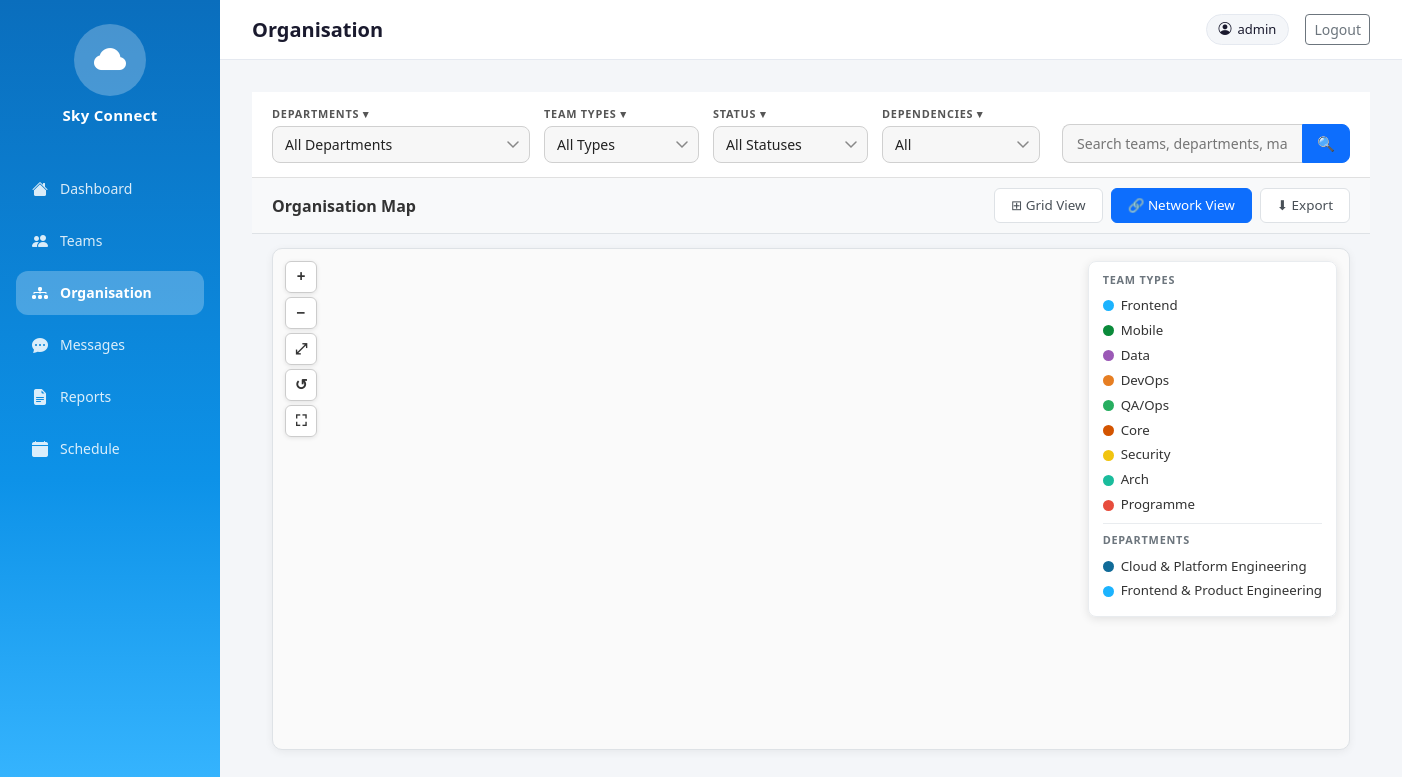
The app's page /organisation/ (signed in) with its own data.
### organisation/models.py (models this page shows, shortened)
class TeamType(models.Model):
    name  = models.CharField(max_length=100)
    color = models.CharField(max_length=7, default='#1CB3FE',
                             help_text='Hex colour e.g. #1CB3FE')

### teams/models.py (models this page shows, shortened)
class Department(models.Model):
    name = models.CharField(max_length=200)
    description = models.TextField(blank=True)
    leader = models.CharField(max_length=200, blank=True)

### organisation/views.py (the view)
# urls.py: path('', views.organisation_view, name='organisation'),
@login_required
def organisation_view(request):
    departments = Department.objects.all()
    team_types  = TeamType.objects.all()
    dept_color_map = _dept_color_map()
    type_map       = _type_assignment_map()
    dept_legend = [(d, dept_color_map.get(d.id, '#1CB3FE')) for d in departments]
    type_legend = list(team_types)
    dept_id    = request.GET.get('department', '')
    type_id    = request.GET.get('team_type', '')
    status_val = request.GET.get('status', '')
    search     = request.GET.get('search', '').strip()
    view_mode  = request.GET.get('view', 'network')
    teams = Team.objects.select_related('department').all()
    if dept_id:
        teams = teams.filter(department__id=dept_id)
    if status_val:
        teams = teams.filter(status=status_val)
    if type_id:
        assigned_ids = TeamTypeAssignment.objects.filter(
            team_type__id=type_id).values_list('team_id', flat=True)
        teams = teams.filter(id__in=assigned_ids)
    if search:
        teams = (
            teams.filter(name__icontains=search) |
            teams.filter(department__name__icontains=search) |
            teams.filter(manager__icontains=search)
        ).distinct()
    nodes, edges = _build_graph(teams, dept_color_map, type_map)
    teams_with_meta = []
    for team in teams:
        color, type_name = _team_color(team, dept_color_map, type_map)
        upstream_deps   = Dependency.objects.filter(from_team=team, dependency_type='upstream').select_related('to_team')
        downstream_deps = Dependency.objects.filter(from_team=team, dependency_type='downstream').select_related('to_team')
        teams_with_meta.append({
            'team':             team,
            'color':            color,
            'type_name':        type_name,
            'upstream_count':   upstream_deps.count(),
            'downstream_count': downstream_deps.count(),
            'upstream_teams':   [d.to_team for d in upstream_deps],
            'downstream_teams': [d.to_team for d in downstream_deps],
        })
    selected_dept = None
    if dept_id:
        try:
            selected_dept = Department.objects.get(id=dept_id)
            selected_dept.team_count_val = Team.objects.filter(department=selected_dept).count()
        except Department.DoesNotExist:
            pass
    context = {
        'departments':     departments,
        'team_types':      team_types,
        'dept_legend':     dept_legend,
        'type_legend':     type_legend,
        'status_choices':  Team.STATUS_CHOICES,
        'teams_with_meta': teams_with_meta,
        'nodes_json':      json.dumps(nodes),
        'edges_json':      json.dumps(edges),
        'dept_id':         dept_id,
        'type_id':         type_id,
        'status_val':      status_val,
        'search':          search,
        'view_mode':       view_mode,
        'selected_dept':   selected_dept,
    }
    return render(request, 'Organisation.html', context)

### organisation/views.py (called while the page is built)
def _dept_color_map():
    depts = list(Department.objects.all())
    return {d.id: DEPT_COLORS[i % len(DEPT_COLORS)] for i, d in enumerate(depts)}

def _type_assignment_map():
    return {
        a.team_id: a.team_type
        for a in TeamTypeAssignment.objects.select_related('team_type').all()
        if a.team_type
    }

def _team_color(team, dept_color_map, type_map):
    tt = type_map.get(team.id)
    if tt:
        return tt.color, tt.name
    return dept_color_map.get(team.department_id, '#1CB3FE'), None

### organisation/templates/Organisation.html (shortened to what this page needs)
{% extends 'base.html' %}
{% load static %}
{% block page_title %}<h1 class="page-heading">Organisation</h1>{% endblock %}
{% block nav_org %}active{% endblock %}
{% block extra_css %}
<link rel="stylesheet" href="{% static 'css/Organisation.css' %}">
{% endblock %}
{% block content %}
<form method="GET" action="{% url 'organisation' %}" id="filterForm">
    <div class="org-filter-bar">
        <div class="filter-dropdowns">
            <div class="filter-group">
                <label class="filter-label">DEPARTMENTS ▾</label>
                <select name="department" class="filter-select" onchange="this.form.submit()">
                    <option value="">All Departments</option>
                </select>
            </div>
            <div class="filter-group">
                <label class="filter-label">TEAM TYPES ▾</label>
                <select name="team_type" class="filter-select" onchange="this.form.submit()">
                    <option value="">All Types</option>
                </select>
            </div>
            <div class="filter-group">
                <label class="filter-label">STATUS ▾</label>
                <select name="status" class="filter-select" onchange="this.form.submit()">
                    <option value="">All Statuses</option>
                </select>
            </div>
            <div class="filter-group">
                <label class="filter-label">DEPENDENCIES ▾</label>
                <select name="dep_filter" class="filter-select">
                    <option value="">All</option>
                </select>
            </div>
        </div>
        <div class="org-search-wrap">
            <input type="text" name="search" placeholder="Search teams, departments, managers…"
                   class="org-search-input" value="{{ search }}">
            <button type="submit" class="org-search-btn">🔍</button>
        </div>
    </div>
</form>
<div class="org-map-header">
    <span class="org-map-label">Organisation Map</span>
    <div class="org-map-controls">
        <button class="view-btn {% if view_mode == 'grid' %}active{% endif %}"  onclick="switchView('grid', event)">⊞ Grid View</button>
        <button class="view-btn {% if view_mode != 'grid' %}active{% endif %}"  onclick="switchView('network', event)">🔗 Network View</button>
        <button class="ctrl-btn" onclick="exportMap()">⬇ Export</button>
    </div>
</div>
<div id="networkView" class="org-map-wrapper {% if view_mode == 'grid' %}hidden{% endif %}">
    <div class="map-zoom-controls">
        <button class="zoom-btn" onclick="zoomIn()"           title="Zoom in">+</button>
        <button class="zoom-btn" onclick="zoomOut()"          title="Zoom out">−</button>
        <button class="zoom-btn" onclick="fitGraph()"         title="Fit all">⤢</button>
        <button class="zoom-btn" onclick="refreshGraph()"     title="Refresh">↺</button>
        <button class="zoom-btn" onclick="toggleFullscreen()" title="Fullscreen">⛶</button>
    </div>
    <div id="orgChart"></div>
    <div class="legend-box">
        {% if type_legend %}
        <strong class="legend-title">Team Types</strong>
        {% for tt in type_legend %}
        <div class="legend-item">
            <span class="legend-dot" style="background:{{ tt.color }}"></span>
            <span>{{ tt.name }}</span>
        </div>
        {% endfor %}
        <div class="legend-divider"></div>
        {% endif %}
        <strong class="legend-title">Departments</strong>
        {% for dept, color in dept_legend %}
        <div class="legend-item">
            <span class="legend-dot" style="background:{{ color }}"></span>
            <span>{{ dept.name }}</span>
        </div>
        {% endfor %}
    </div>
</div>
{% endblock %}

### templates/base.html (shortened to what this page needs)
{% load static %}
<!DOCTYPE html>
<html lang="en">
<head>
    <link rel="stylesheet" href="https://cdn.jsdelivr.net/npm/bootstrap@5.3.0/dist/css/bootstrap.min.css">
    <link rel="stylesheet" href="https://cdn.jsdelivr.net/npm/bootstrap-icons@1.11.0/font/bootstrap-icons.css">
    <link rel="stylesheet" href="{% static 'css/style.css' %}">
    {% block extra_css %}{% endblock %}
</head>
<body>
<div class="app-wrapper">
    <aside class="sidebar">
        <div class="sidebar-logo">
            <div class="logo-cloud">
                <i class="bi bi-cloud-fill"></i>
            </div>
            <span class="logo-text">Sky Connect</span>
        </div>
        <nav class="sidebar-nav">
            <a href="/dashboard/" class="nav-item {% block nav_dashboard %}{% endblock %}">
                <i class="bi bi-house-fill"></i>
                <span>Dashboard</span>
            </a>
            <a href="/teams/" class="nav-item {% block nav_teams %}{% endblock %}">
                <i class="bi bi-people-fill"></i>
                <span>Teams</span>
            </a>
            <a href="/organisation/" class="nav-item {% block nav_org %}{% endblock %}">
                <i class="bi bi-diagram-3-fill"></i>
                <span>Organisation</span>
            </a>
            <a href="/messages/" class="nav-item {% block nav_messages %}{% endblock %}">
                <i class="bi bi-chat-dots-fill"></i>
                <span>Messages</span>
            </a>
             <a href="/reports/" class="nav-item {% block nav_reports %}{% endblock %}">
                <i class="bi bi-file-earmark-text-fill"></i>
                <span>Reports</span>
            </a>
            <a href="/schedule/" class="nav-item {% block nav_schedule %}{% endblock %}">
                <i class="bi bi-calendar-fill"></i>
                <span>Schedule</span>
            </a>
        </nav>
    </aside>
    <div class="main-area">
        <header class="topbar">
            <div class="topbar-left">
                {% block page_title %}{% endblock %}
            </div>
            <div class="topbar-right">
                {% if user.is_authenticated %}
                    <div class="user-pill">
                        <i class="bi bi-person-circle"></i>
                        <span>{{ user.username }}</span>
                    </div>
                    <a href="/logout/" class="btn btn-sm btn-outline-secondary ms-2">Logout</a>
                {% else %}
                    <a href="/login/" class="btn btn-sm btn-outline-primary me-2">Login</a>
                    <a href="/signup/" class="btn btn-sm btn-primary">Sign Up</a>
                {% endif %}
            </div>
        </header>
        <main class="page-content">
            {% block content %}{% endblock %}
        </main>
    </div>
</div>
</body>
</html>

### static/css/style.css (style rules this page uses)
:root { --sky-blue: #0072ce; --sky-blue-dark: #005aa0; --sky-blue-light: #3399e0; --sidebar-bg: linear-gradient(180deg, #0a6ebd 0%, #0d92e8 60%, #38b6ff 100%); --sidebar-width: 220px; --topbar-height: 60px; --text-dark: #1a1a2e; --text-muted: #6c757d; --bg-light: #f4f6f9; --card-bg: #ffffff; --border-color: #e5e9f0; --active-badge: #22c55e; --inactive-badge: #94a3b8; --restructuring-badge: #f59e0b; --upstream-color: #3b82f6; --downstream-color: #ec4899; }
* { box-sizing: border-box; margin: 0; padding: 0; }
body { font-family: 'Segoe UI', sans-serif; background: var(--bg-light); color: var(--text-dark); }
.app-wrapper { display: flex; min-height: 100vh; }
.sidebar { width: var(--sidebar-width); background: var(--sidebar-bg); display: flex; flex-direction: column; position: fixed; top: 0; left: 0; height: 100vh; z-index: 100; padding: 1.5rem 1rem; }
.sidebar-logo { display: flex; flex-direction: column; align-items: center; margin-bottom: 2.5rem; gap: 8px; }
.logo-cloud { width: 72px; height: 72px; background: rgba(255, 255, 255, 0.25); border-radius: 50%; display: flex; align-items: center; justify-content: center; font-size: 2rem; color: white; }
.logo-text { color: white; font-size: 15px; font-weight: 700; letter-spacing: 0.3px; }
.sidebar-nav { display: flex; flex-direction: column; gap: 8px; }
.nav-item { display: flex; align-items: center; gap: 12px; padding: 10px 16px; border-radius: 12px; color: rgba(255, 255, 255, 0.85); text-decoration: none; font-size: 14px; font-weight: 500; transition: background 0.2s, color 0.2s; }
.nav-item.active { background: rgba(255, 255, 255, 0.25); color: white; font-weight: 600; }
.nav-item i { font-size: 16px; }
.main-area { margin-left: var(--sidebar-width); flex: 1; display: flex; flex-direction: column; min-height: 100vh; }
.topbar { height: var(--topbar-height); background: white; border-bottom: 1px solid var(--border-color); display: flex; align-items: center; justify-content: space-between; padding: 0 2rem; position: sticky; top: 0; z-index: 50; }
.topbar-left h1 { font-size: 20px; font-weight: 600; color: var(--text-dark); }
.topbar-right { display: flex; align-items: center; gap: 8px; }
.user-pill { display: flex; align-items: center; gap: 6px; background: var(--bg-light); border: 1px solid var(--border-color); padding: 5px 12px; border-radius: 20px; font-size: 13px; font-weight: 500; }
.page-content { padding: 2rem; flex: 1; }
.filter-select { padding: 8px 32px 8px 12px; border: 1px solid var(--border-color); border-radius: 8px; font-size: 14px; background: white; outline: none; cursor: pointer; appearance: none; background-repeat: no-repeat; background-position: right 10px center; }

### records on screen
TeamType: name "Frontend"
TeamType: name "Mobile"
TeamType: name "Data"
TeamType: name "DevOps"
TeamType: name "QA/Ops"
TeamType: name "Core"
TeamType: name "Security"
TeamType: name "Arch"
TeamType: name "Programme"
Department: name "Cloud & Platform Engineering"
Department: name "Frontend & Product Engineering"

### other values on screen
{{ user.username }} "admin"
